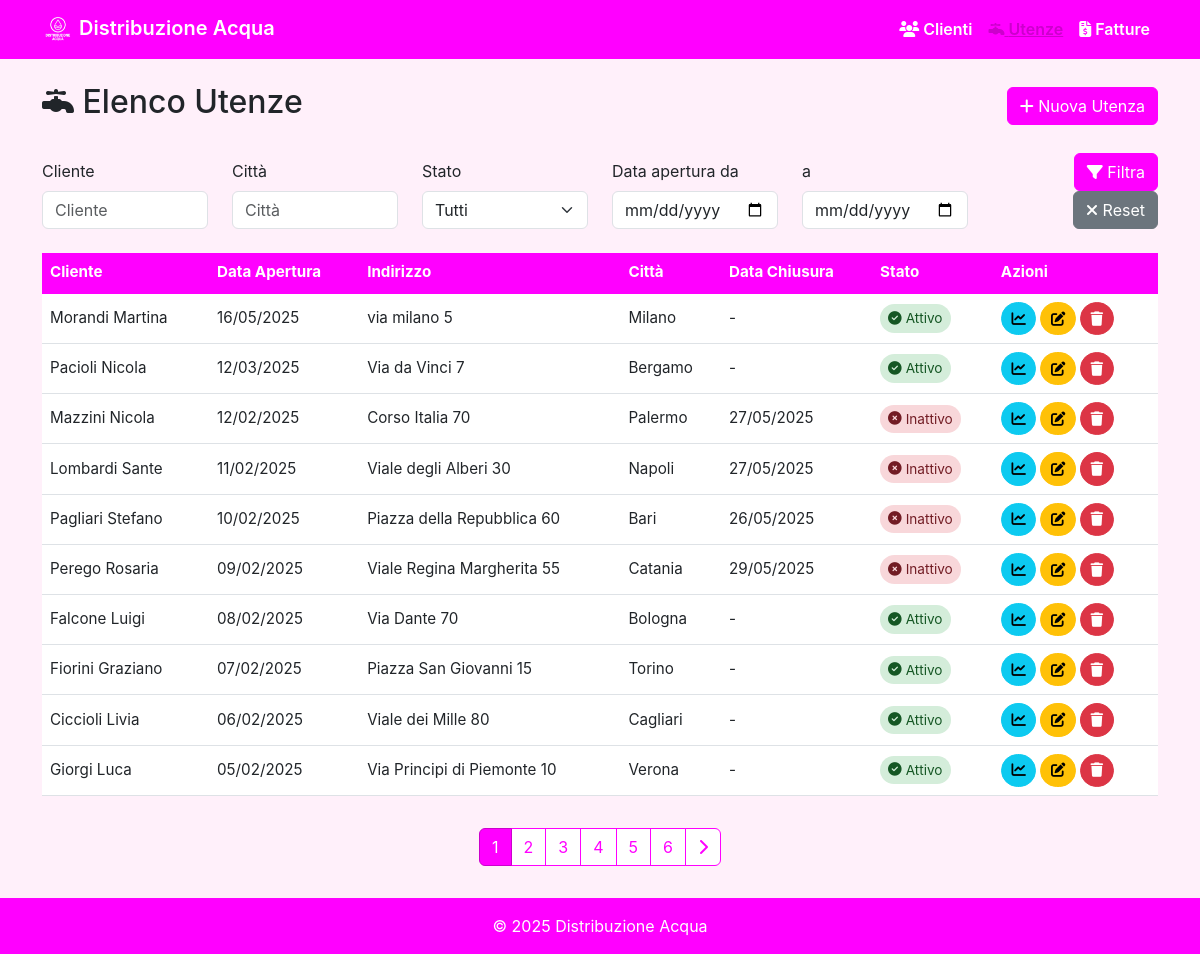
/utenze/, run on an earlier commit of the app's database.
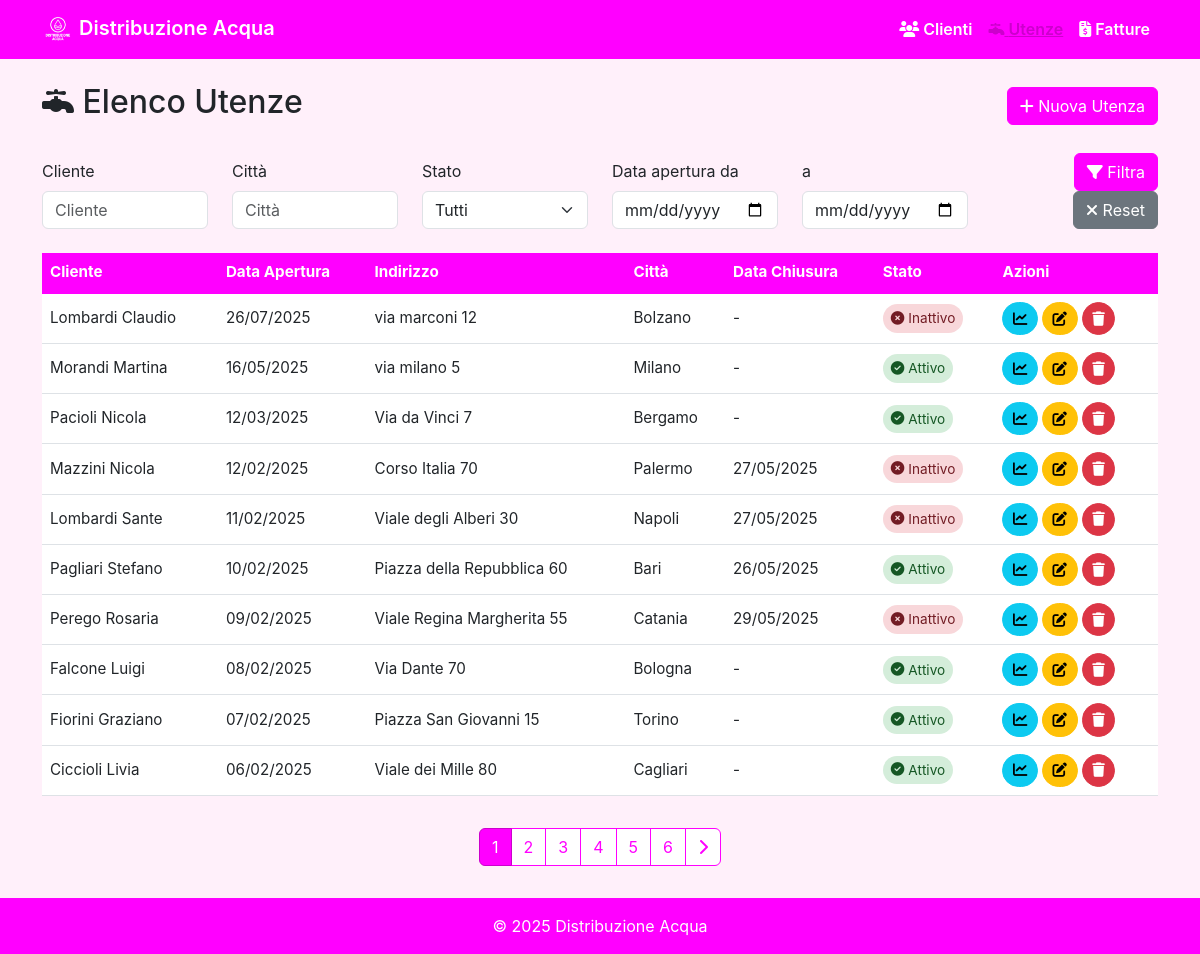
And on a later commit of the database.
### una_acies/models.py (models this page shows, shortened)
class Utenza(models.Model):
    STATI = (
        ('attivo', 'Attivo'),
        ('inattivo', 'Inattivo'),
    )
    codice = models.AutoField(primary_key=True)
    data_apertura = models.DateField()
    indirizzo = models.CharField(max_length=200)
    citta = models.CharField(max_length=100)
    data_chiusura = models.DateField(null=True, blank=True)
    stato = models.CharField(max_length=10, choices=STATI)
    cliente = models.ForeignKey(Cliente, on_delete=models.CASCADE)

class Cliente(models.Model):
    codice = models.AutoField(primary_key=True)
    codice_fiscale = models.CharField(max_length=16)
    ragione_sociale = models.CharField(max_length=100)
    indirizzo = models.CharField(max_length=200)
    citta = models.CharField(max_length=100)

### una_acies/views.py (the view)
# urls.py: path('utenze/', views.utenze_list, name='utenze_list'),
def utenze_list(request):
    filtro_cliente = request.GET.get('cliente', '')
    filtro_citta = request.GET.get('citta', '')
    filtro_stato = request.GET.get('stato', '')
    filtro_da = request.GET.get('data_da', '')
    filtro_a = request.GET.get('data_a', '')
    utenze_query = Utenza.objects.all()
    if filtro_cliente:
        utenze_query = utenze_query.filter(
            Q(cliente__ragione_sociale__icontains=filtro_cliente) |
            Q(cliente__codice_fiscale__icontains=filtro_cliente)
        )
    if filtro_citta:
        utenze_query = utenze_query.filter(citta__icontains=filtro_citta)
    if filtro_stato:
        utenze_query = utenze_query.filter(stato=filtro_stato)
    if filtro_da:
        utenze_query = utenze_query.filter(data_apertura__gte=filtro_da)
    if filtro_a:
        utenze_query = utenze_query.filter(data_apertura__lte=filtro_a)
    paginator = Paginator(utenze_query.order_by('-data_apertura'), 10)
    page_number = request.GET.get('page', 1)
    utenze = paginator.get_page(page_number)
    context = {
        'utenze': utenze,
        'filtro_cliente': filtro_cliente,
        'filtro_citta': filtro_citta,
        'filtro_stato': filtro_stato,
        'filtro_da': filtro_da,
        'filtro_a': filtro_a
    }
    return render(request, 'una_acies/utenze_list.html', context)

### una_acies/templates/una_acies/utenze_list.html (shortened to what this page needs)
{% extends "una_acies/base.html" %}
{% block content %}
<div class="d-flex justify-content-between align-items-center mb-4">
    <h2><i class="fa-solid fa-faucet"></i> Elenco Utenze</h2>
    <a href="{% url 'utenza_create' %}" class="btn btn-fucsia">
        <i class="fa-solid fa-plus"></i> Nuova Utenza
    </a>
</div>
<form method="get" action="" id="filter-form" class="mb-4">
    <div class="row align-items-end">
        <div class="col-md-2 mb-3 mb-md-0">
            <label class="form-label">Cliente</label>
            <input type="text" name="cliente" class="form-control" placeholder="Cliente" value="{{ filtro_cliente }}">
        </div>
        <div class="col-md-2 mb-3 mb-md-0">
            <label class="form-label">Città</label>
            <input type="text" name="citta" class="form-control" placeholder="Città" value="{{ filtro_citta }}">
        </div>
        <div class="col-md-2 mb-3 mb-md-0">
            <label class="form-label">Stato</label>
            <select name="stato" class="form-select">
                <option value="">Tutti</option>
            </select>
        </div>
        <div class="col-md-2 mb-3 mb-md-0">
            <label class="form-label">Data apertura da</label>
            <input type="date" name="data_da" class="form-control" value="{{ filtro_da }}">
        </div>
        <div class="col-md-2 mb-3 mb-md-0">
            <label class="form-label">a</label>
            <input type="date" name="data_a" class="form-control" value="{{ filtro_a }}">
        </div>
        <div class="col-md-2 text-end">
            <button type="submit" class="btn btn-fucsia">
                <i class="fa-solid fa-filter"></i> Filtra
            </button>
            <a href="{% url 'utenze_list' %}" class="btn btn-secondary">
                <i class="fa-solid fa-xmark"></i> Reset
            </a>
        </div>
    </div>
</form>
<div class="table-responsive">
    <table class="table table-hover align-middle">
        <thead>
            <tr>
                <th>Cliente</th>
                <th>Data Apertura</th>
                <th>Indirizzo</th>
                <th>Città</th>
                <th>Data Chiusura</th>
                <th>Stato</th>
                <th>Azioni</th>
            </tr>
        </thead>
        <tbody>
            {% for utenza in utenze %}
            <tr>
                <td>{{ utenza.cliente.ragione_sociale }}</td>
                <td>{{ utenza.data_apertura|date:"d/m/Y" }}</td>
                <td>{{ utenza.indirizzo }}</td>
                <td>{{ utenza.citta }}</td>
                <td>{{ utenza.data_chiusura|date:"d/m/Y"|default:"-" }}</td>
                <td>
                    {% if utenza.stato == 'attivo' %}
                    <span class="status-badge status-active">
                        <i class="fa-solid fa-circle-check"></i> Attivo
                    </span>
                    {% else %}
                    <span class="status-badge status-inactive">
                        <i class="fa-solid fa-circle-xmark"></i> Inattivo
                    </span>
                    {% endif %}
                </td>
                <td>
                    <div class="d-flex">
                        <a href="{% url 'utenza_letture' utenza.pk %}" class="btn btn-info btn-action me-1" title="Visualizza letture" data-bs-toggle="tooltip">
                            <i class="fa-solid fa-chart-line"></i>
                        </a>
                        <a href="{% url 'utenza_update' utenza.pk %}" class="btn btn-warning btn-action me-1" title="Modifica" data-bs-toggle="tooltip">
                            <i class="fa-solid fa-pen-to-square"></i>
                        </a>
                        <a href="{% url 'utenza_delete' utenza.pk %}" class="btn btn-danger btn-action" title="Elimina" data-bs-toggle="tooltip">
                            <i class="fa-solid fa-trash"></i>
                        </a>
                    </div>
                </td>
            </tr>
            {% endfor %}
        </tbody>
    </table>
</div>
<nav class="mt-3">
    <ul class="pagination justify-content-center">
        {% for num in utenze.paginator.page_range %}
        <li class="page-item {% if utenze.number == num %}active{% endif %}">
            <a class="page-link" href="?page={{ num }}{% for key, value in request.GET.items %}{% if key != 'page' %}&{{ key }}={{ value }}{% endif %}{% endfor %}">{{ num }}</a>
        </li>
        {% endfor %}
        {% if utenze.has_next %}
        <li class="page-item">
            <a class="page-link" href="?page={{ utenze.next_page_number }}{% for key, value in request.GET.items %}{% if key != 'page' %}&{{ key }}={{ value }}{% endif %}{% endfor %}">
                <i class="fa-solid fa-chevron-right"></i>
            </a>
        </li>
        {% endif %}
    </ul>
</nav>
{% endblock %}

### una_acies/templates/una_acies/base.html (shortened to what this page needs)
{% load static %}
<!DOCTYPE html>
<html lang="it">
<head>
    <link href="https://cdn.jsdelivr.net/npm/bootstrap@5.3.0/dist/css/bootstrap.min.css" rel="stylesheet" />
    <link rel="stylesheet" href="https://cdnjs.cloudflare.com/ajax/libs/font-awesome/6.4.0/css/all.min.css" />
</head>
<body>
    <nav class="navbar navbar-expand-lg mb-4">
        <div class="container">
            <a class="navbar-brand" href="{% url 'utenze_list' %}">
                <img src="{% static 'logo4.png' %}" alt="Logo" style="height:32px;vertical-align:middle;">
                Distribuzione Acqua
            </a>
            <div class="navbar-nav ms-auto">
    <a class="nav-link {% if request.path == '/clienti/' %}active{% endif %}" href="{% url 'clienti_list' %}">
        <i class="fa-solid fa-users"></i> Clienti
    </a>
    <a class="nav-link {% if request.path == '/utenze/' or request.path == '/' %}active{% endif %}" href="{% url 'utenze_list' %}">
        <i class="fa-solid fa-faucet"></i> Utenze
    </a>
    <a class="nav-link {% if request.path == '/fatture/' %}active{% endif %}" href="{% url 'fatture_list' %}">
        <i class="fa-solid fa-file-invoice-dollar"></i> Fatture
    </a>
</div>
        </div>
    </nav>
    <div class="container">
        {% block content %}{% endblock %}
    </div>
    <footer>
        &copy; 2025 Distribuzione Acqua
    </footer>
</body>
</html>

### una_acies/templates/una_acies/base.html (style rules this page uses)
:root { --fucsia: #FF00FF; --fucsia-dark: #cc00cc; }
body { background-color: #FFF0FA; font-family: 'Inter', Arial, sans-serif; zoom: 1; }
.navbar { background-color: var(--fucsia) !important; }
.navbar .nav-link, .navbar-brand { color: #fff !important; font-weight: 600; }
.navbar .nav-link.active, .navbar .nav-link:hover { color: var(--fucsia-dark) !important; text-decoration: underline; }
.btn-primary, .btn-fucsia { background-color: var(--fucsia) !important; border-color: var(--fucsia) !important; color: #fff !important; }
.btn-action { font-size: 0.9rem; padding: 0.3rem 0.6rem; margin-right: 0.2rem; border-radius: 20px; }
.table thead th { background-color: #FF00FF !important; color: #fff !important; font-weight: bold; border-bottom: 2px solid #FF00FF !important; }
.pagination .page-link { color: var(--fucsia) !important; border-color: var(--fucsia) !important; }
.pagination .active .page-link { background-color: var(--fucsia) !important; border-color: var(--fucsia-dark) !important; color: #fff !important; }
footer { background-color: var(--fucsia); color: #fff; text-align: center; padding: 1rem; margin-top: 2rem; }
.status-badge { padding: 0.25rem 0.5rem; border-radius: 1rem; display: inline-flex; align-items: center; gap: 0.25rem; font-size: 0.85rem; }
.status-active { background-color: #d4edda; color: #155724; }
.status-inactive { background-color: #f8d7da; color: #721c24; }
.table th, .table td { font-size: 0.95rem; vertical-align: middle; }

What changed in the data, as far as the page shows it:
no longer on this page (row unchanged): Utenza: cliente.ragione_sociale "Giorgi Luca", data_apertura "05/02/2025", indirizzo "Via Principi di Piemonte 10", citta "Verona", data_chiusura "-", stato "attivo" (drawn)
added Utenza: cliente.ragione_sociale "Lombardi Claudio", data_apertura "26/07/2025", indirizzo "via marconi 12", citta "Bolzano", data_chiusura "-", stato "inattivo" (drawn)
changed Utenza "Piazza della Repubblica 60": stato "Inattivo" → "Attivo"
